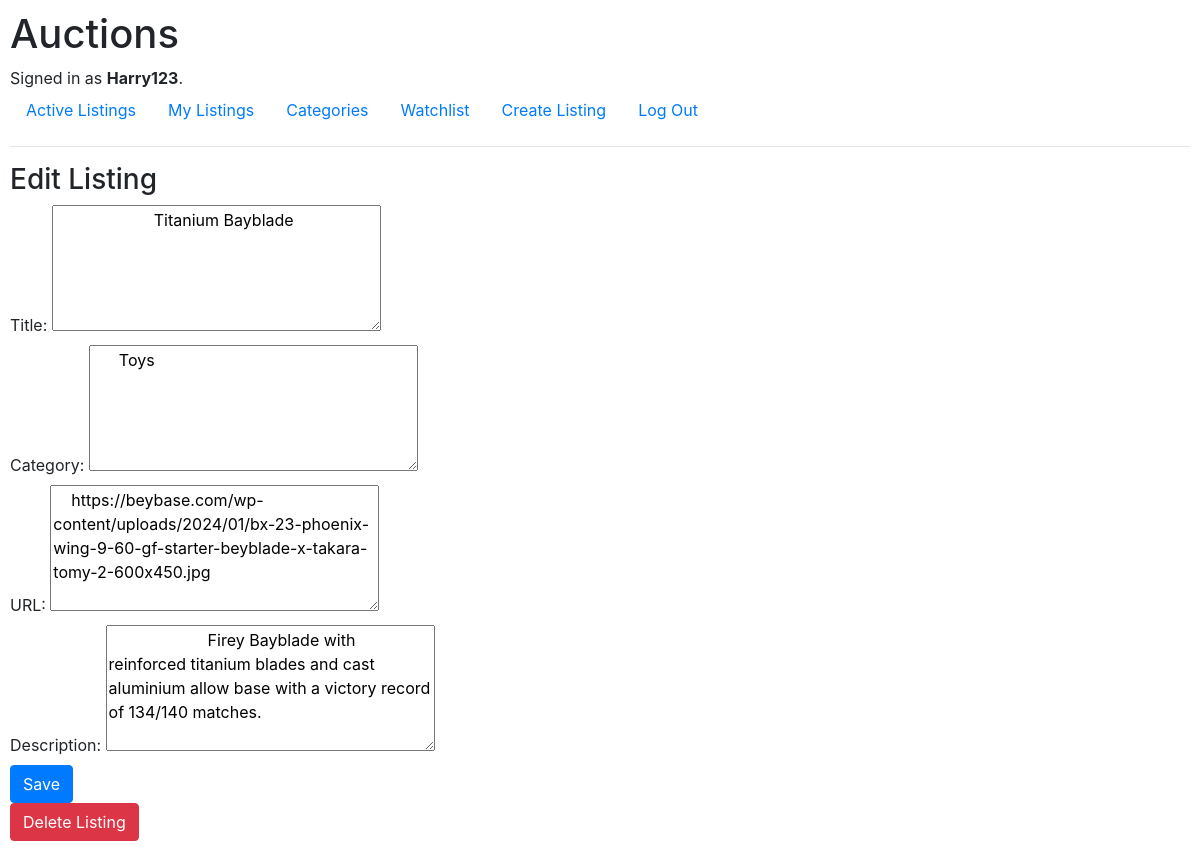
The page /my_listings/edit/2 (signed in) on the database its author committed.
### auctions/models.py (models this page shows, shortened)
class User(AbstractUser):
    pass

class Listing(models.Model):
    user = models.ForeignKey(User, on_delete=models.CASCADE, related_name="user_listings")
    title = models.CharField(max_length=50, blank=False)
    description = models.CharField(max_length=200, blank=False)
    url = models.URLField(blank=False)
    category = models.ForeignKey(Category, on_delete=models.CASCADE, related_name="listings")
    created_at = models.DateTimeField(default=now)
    price = models.DecimalField(max_digits=10, decimal_places=2, blank=False, default=0.00)

class Category(models.Model):
    name = models.CharField(max_length=20, unique=True)
    def __str__(self):
        return self.name

### auctions/views.py (the view)
# urls.py: path("my_listings/edit/<int:id>", views.edit_listing, name="edit_listing"),
@login_required
def edit_listing(request, id):
    listing = Listing.objects.get(pk=id)
    context = {
        "listing":listing,
        "id":id,
    }
    return render(request, "auctions/edit_listing.html", context)

### auctions/templates/auctions/edit_listing.html (shortened to what this page needs)
{% extends "auctions/layout.html" %} {% block title %} Edit Listing {%endblock%}
{%block body%}
<div>
  <h3>Edit Listing</h3>
</div>
<div>
  <form action="{% url 'update_listing' id=id %}" method="POST">
    <div>
      <label for="title">Title:</label>
      <textarea class="edit-box" name="title" rows="5" cols="30">
  {{listing.title | safe }}</textarea
      >
    </div>
    <div>
      <label for="category">Category:</label>
      <textarea class="edit-box" name="category" rows="5" cols="30">
  {{listing.category | safe }}</textarea
      >
    </div>
    <div>
      <label for="url">URL:</label>
      <textarea class="edit-box" name="url" rows="5" cols="30">
  {{listing.url | safe }}</textarea
      >
    </div>
    <div>
      <label for="description">Description:</label>
      <textarea class="edit-box" name="description" rows="5" cols="30">
  {{listing.description | safe }}</textarea
      >
    </div>
    <div>
      <button type="submit" class="btn btn-primary">Save</button>
    </div>
  </form>
  <form method="POST" action="{% url 'delete_listing' id=listing.id %}">
    <button
      type="submit"
      onclick="return confirm('Are you sure you want to delete this listing?');"
      class="btn btn-danger"
    >
      Delete Listing
    </button>
  </form>
</div>
{% endblock %}

### auctions/templates/auctions/layout.html (shortened to what this page needs)
{% load static %}
<!DOCTYPE html>
<html lang="en">
  <head>
    <link
      rel="stylesheet"
      href="https://stackpath.bootstrapcdn.com/bootstrap/4.4.1/css/bootstrap.min.css"
    />
    <link href="{% static 'auctions/styles.css' %}" rel="stylesheet" />
  </head>
  <body>
    <h1>Auctions</h1>
    <div>
      {% if user.is_authenticated %} Signed in as
      <strong>{{ user.username }}</strong>. {% else %} Not signed in. {% endif%}
    </div>
    <ul class="nav">
      <li class="nav-item">
        <a class="nav-link" href="{% url 'index' %}">Active Listings</a>
      </li>
      {% if user.is_authenticated %}
      <li class="nav-item">
        <a class="nav-link" href="{% url 'my_listings' %}">My Listings</a>
      </li>
      <li class="nav-item">
        <a class="nav-link" href="{% url 'categories' %}">Categories</a>
      </li>
      <li class="nav-item">
        <a class="nav-link" href="{% url 'watchlist' %}">Watchlist</a>
      </li>
      <li class="nav-item">
        <a class="nav-link" href="{% url 'create_listing' %}">Create Listing</a>
      </li>
      <li class="nav-item">
        <a class="nav-link" href="{% url 'logout' %}">Log Out</a>
      </li>
      {% endif %}
    </ul>
    <hr />
    {% block body %} {% endblock %}
  </body>
</html>

### auctions/static/auctions/styles.css (style rules this page uses)
body { padding: 10px; }

### rows shown on the page
User: username "Harry123"
Listing: title "Titanium Bayblade", category "Toys", url "https://beybase.com/wp-content/uploads/2024/01/bx-23-phoenix-wing-9-60-gf-starter-beyblade-x-takara-tomy-2-600x450.jpg", description "Firey Bayblade with reinforced titanium blades and cast aluminium allow base with a victory record of 134/140 matches."
